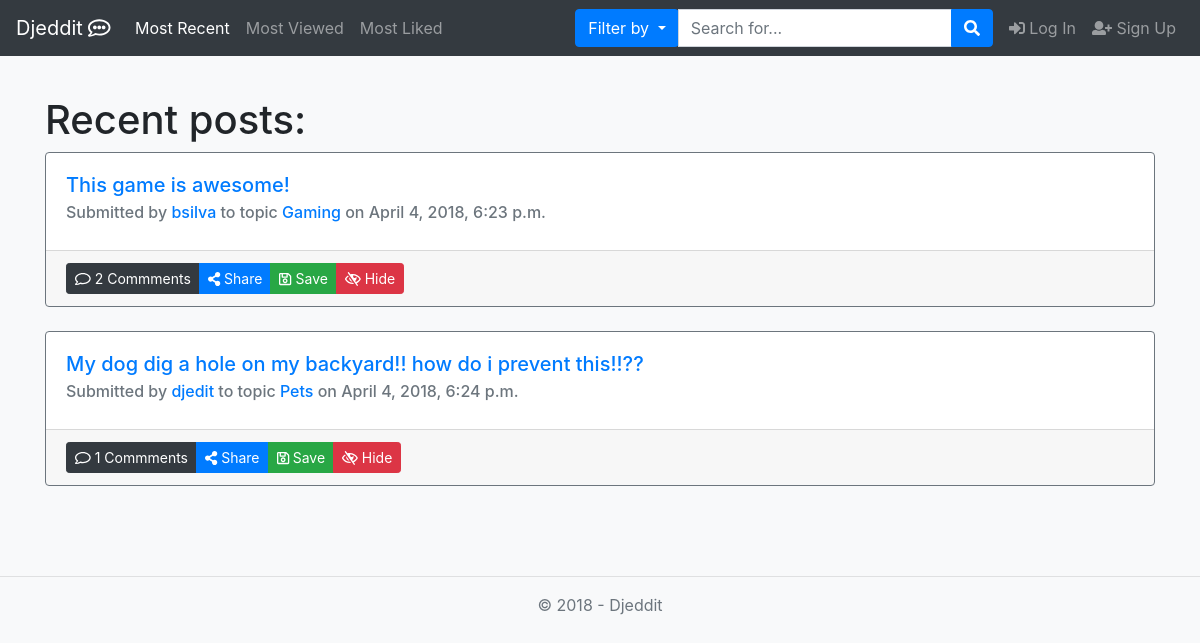
The page / on the database its author committed.
### app/models.py (models this page shows, shortened)
class Post(models.Model):
    topic = models.ForeignKey(Topic, on_delete=models.CASCADE)
    title = models.CharField(max_length=120, blank=False)  # campo obrigatório
    content = models.CharField(max_length=100000, blank=False)
    score = models.IntegerField(default=0)
    date = models.DateTimeField(auto_now=True)
    userOP = models.ForeignKey(User, on_delete=models.CASCADE)
    nComments = models.IntegerField(default=0, validators=[MinValueValidator(0)])

class Topic(models.Model):
    name = models.CharField(max_length=80, blank=False, primary_key=True)
    rules = models.CharField(max_length=500)
    description = models.CharField(max_length=300, blank=False)
    userCreator = models.ForeignKey(User, on_delete=models.CASCADE)
    nSubscribers = models.IntegerField(default=0, validators=[MinValueValidator(0)])

### app/views.py (the view)
# urls.py: path('', views.mainPage, name="home"),
def mainPage(request):
    tparams = {
        "posts": Post.objects.order_by("date"),
        'year': datetime.now().year,
    }
    return render(request, "home.html", tparams)

### templates/home.html (shortened to what this page needs)
{% extends 'layout.html' %}
{% block content %}
    <h1>Recent posts:</h1>
    {% for p in posts %}
        {% include "post_preview.html" with post=p%}
        <br>
    {% endfor %}
{% endblock %}

### templates/layout.html (shortened to what this page needs)
﻿<!DOCTYPE HTML>
<html lang="en">
<head>
    {% load staticfiles %}
    <link rel="stylesheet" type="text/css" href="{% static 'content/bootstrap.min.css' %}"/>
    <link rel="stylesheet" type="text/css" href="{% static 'content/site.css' %}"/>
    <link rel="stylesheet" type="text/css" href="{% static 'content/bootstrap-notifications.css' %}"/>
</head>
<body class="bg-light">
<nav class="navbar navbar-expand-xl fixed-top navbar-dark bg-dark">
    <a class="navbar-brand" href="{% url 'home' %}">Djeddit <i class="far fa-comment-alt"></i></a>
    <div class="collapse navbar-collapse" id="navbarCollapse">
        <ul class="navbar-nav mr-auto">
            <li class="nav-item active">
                <a class="nav-link" href="{% url 'home' %}">Most Recent</a>
            </li>
            <li class="nav-item">
                <a class="nav-link">Most Viewed</a>
            </li>
            <li class="nav-item">
                <a class="nav-link">Most Liked</a>
            </li>
        </ul>
        <ul class="nav navbar-nav">
            <li class="form-inline my-2 my-lg-0 mr-lg-2">
                <div class="input-group">
                    <div class="input-group-btn search-panel">
                        <button type="button" class="btn btn-primary dropdown-toggle" data-toggle="dropdown">
                            <span id="search_concept">Filter by</span>
                        </button>
                    </div>
                    <input id="searchQuery" class="form-control input-group-append" type="text"
                           placeholder="Search for..." value="{{ request.GET.q }}">
                    <span class="input-group-append">
                              <button id="navbarSearchButton" class="btn btn-primary" type="button">
                                  <i class="fa fa-search"></i>
                              </button>
                          </span>
                </div>
            </li>
            {% include 'loginpartial.html' %}
        </ul>
    </div>
</nav>
<main role="main">
    <div class="container body-content">
        {% block content %} {% endblock %}
    </div>
</main>
<footer style="padding-top: 50px">
    <hr/>
    <div class="container">
        <p class="text-muted" align="center">&copy; {{ year }} - Djeddit </p>
    </div>
</footer>
</body>
</html>

### templates/loginpartial.html
{% if user.is_authenticated %}
    <li class="nav-item">
        <a class="nav-link" href="{% url 'notifications' %}">
            <i class="fas fa-bell"></i> Notifications
        </a>
    </li>
    <li class="nav-item">
        <a class="nav-link" href="{% url 'home' %}">
            <i class="far fa-user"></i> {{ user.username }}
        </a>
    </li>
    <li class="nav-item">
        <a class="nav-link" href="#signIn" data-toggle="modal" data-target="#logoutModal">
            <i class="fas fa-sign-out-alt"></i>Logout
        </a>
    </li>
{% else %}
    <a class="nav-link" href="#signIn" data-toggle="modal" data-target="#loginModal">
        <i class="fas fa-sign-in-alt"></i> Log In
    </a>
    <a class="nav-link" href="#signUp" data-toggle="modal" data-target="#signupModal">
        <i class="fas fa-user-plus"></i> Sign Up
    </a>
{% endif %}

### templates/post_preview.html (shortened to what this page needs)
<div class="card border-secondary">
    <div class="card-body">
        <h5 class="card-title"><a href="{% url "post" topicName=post.topic.name postID=post.id %}">{{ post.title }}</a> </h5>
        <h6 class="card-subtitle mb-2 text-muted">Submitted by <a href="#">{{ post.userOP.username }}<a/>
            to topic <a href="{% url "topic"  topicName=post.topic.name %}"> {{ post.topic.name }} <a/> on {{ post.date }}</h6>
    </div>
    <div class="card-footer">
        <div class="btn-group" role="group" aria-label="Action Buttons">
            <button href="#" class="btn btn-sm btn-dark"><i class="far fa-comment"></i> {{ post.nComments }} Commments
            </button>
            <button class="btn btn-sm btn-primary" type="button" data-toggle="collapse" data-target="#coll{{ post.id }}"
                    aria-expanded="false" aria-controls="collapseExample">
                <i class="fas fa-share-alt"></i> Share
            </button>
            <button href="#" class="btn btn-sm btn-success"><i class="far fa-save"></i> Save</button>
            <button href="#" class="btn btn-sm btn-danger"><i class="far fa-eye-slash"></i> Hide</button>
        </div>
    </div>
</div>

### app/static/content/site.css (style rules this page uses)
.body-content { padding-left: 15px; padding-right: 15px; }
input, select, textarea { max-width: 280px; }

### rows shown on the page
Post: title "This game is awesome!", userOP.username "bsilva", topic.name "Gaming", date "April 4, 2018, 6:23 p.m.", nComments "2"
Post: title "My dog dig a hole on my backyard!! how do i prevent this!!??", userOP.username "djedit", topic.name "Pets", date "April 4, 2018, 6:24 p.m.", nComments "1"
